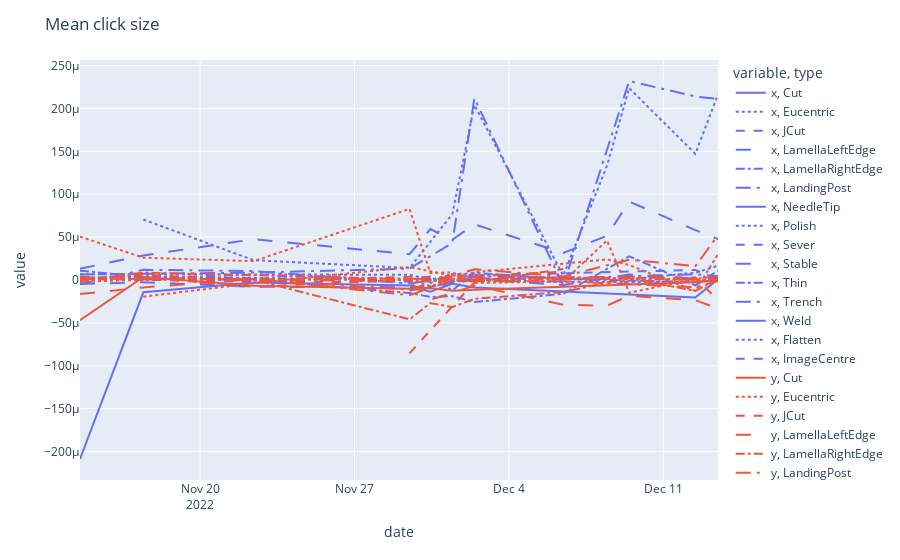

The code cell stored with this chart in its notebook:
### Code cell
# calculate the mean click size x and y for each date, stage
df_clicks["date"] = pd.to_datetime(df_clicks["date"])
df_clicks["stage"] = df_clicks["stage"].astype("category")
df_clicks_group = df_clicks.groupby(by=["date", "type"]).mean()
df_clicks_group = df_clicks_group.reset_index()

# fillna 0 for columns x and y
df_clicks_group[["x", "y"]] = df_clicks_group[["x", "y"]].fillna(0)

# plot the time series with a title
fig = px.line(df_clicks_group, x="date", y=["x", "y"], line_dash="type")
fig.update_layout(title="Mean click size")
fig.show()

### Figure 1 — Plotly figure (JSON) as saved in the notebook; plotly's stock layout.template omitted (floating-point values rounded to 4 significant figures)
{"data": [{"hovertemplate": "variable=x<br>type=Cut<br>date=%{x}<br>value=%{y}<extra></extra>", "legendgroup": "x, Cut", "line": {"color": "#636efa", "dash": "solid"}, "marker": {"symbol": "circle"}, "mode": "lines", "name": "x, Cut", "orientation": "v", "showlegend": true, "type": "scatter", "x": ["2022-11-14T13:20:47"], "xaxis": "x", "y": [-2.305e-06], "yaxis": "y"}, {"hovertemplate": "variable=x<br>type=Eucentric<br>date=%{x}<br>value=%{y}<extra></extra>", "legendgroup": "x, Eucentric", "line": {"color": "#636efa", "dash": "dot"}, "marker": {"symbol": "circle"}, "mode": "lines", "name": "x, Eucentric", "orientation": "v", "showlegend": true, "type": "scatter", "x": ["2022-11-14T13:20:47", "2022-11-17T10:16:36", "2022-11-22T10:17:06", "2022-11-29T11:53:16", "2022-11-30T10:29:04", "2022-12-01T10:25:29", "2022-12-02T10:28:08", "2022-12-06T11:07:08", "2022-12-08T10:44:14", "2022-12-09T10:51:59", "2022-12-12T10:51:07", "2022-12-13T11:29:39"], "xaxis": "x", "y": [6.674e-06, 6.52e-06, 6.05e-06, 6.158e-06, 2.074e-07, 6.583e-06, 6.169e-06, 2.498e-06, 1.619e-06, 9.745e-07, 8.467e-06, 1.658e-05], "yaxis": "y"}, {"hovertemplate": "variable=x<br>type=JCut<br>date=%{x}<br>value=%{y}<extra></extra>", "legendgroup": "x, JCut", "line": {"color": "#636efa", "dash": "dash"}, "marker": {"symbol": "circle"}, "mode": "lines", "name": "x, JCut", "orientation": "v", "showlegend": true, "type": "scatter", "x": ["2022-11-14T13:20:47", "2022-11-17T10:16:36", "2022-11-22T10:17:06", "2022-11-29T11:53:16", "2022-12-02T10:28:08", "2022-12-12T10:51:07", "2022-12-13T11:29:39"], "xaxis": "x", "y": [3.815e-06, 1.974e-06, 6.37e-06, -2.87e-07, 5.229e-06, 1.18e-05, 4.998e-07], "yaxis": "y"}, {"hovertemplate": "variable=x<br>type=LamellaLeftEdge<br>date=%{x}<br>value=%{y}<extra></extra>", "legendgroup": "x, LamellaLeftEdge", "line": {"color": "#636efa", "dash": "longdash"}, "marker": {"symbol": "circle"}, "mode": "lines", "name": "x, LamellaLeftEdge", "orientation": "v", "showlegend": true, "type": "scatter", "x": ["2022-11-14T13:20:47", "2022-11-17T10:16:36", "2022-11-22T10:17:06", "2022-11-29T11:53:16", "2022-11-30T10:29:04", "2022-12-01T10:25:29", "2022-12-02T10:28:08", "2022-12-06T11:07:08", "2022-12-09T10:51:59", "2022-12-12T10:51:07", "2022-12-13T11:29:39"], "xaxis": "x", "y": [-4.612e-06, -2.562e-06, -7.915e-06, -8.322e-06, -8.389e-06, -1.966e-06, 5.69e-07, -5.781e-06, 6.456e-06, 1.73e-06, 1.29e-06], "yaxis": "y"}, {"hovertemplate": "variable=x<br>type=LamellaRightEdge<br>date=%{x}<br>value=%{y}<extra></extra>", "legendgroup": "x, LamellaRightEdge", "line": {"color": "#636efa", "dash": "dashdot"}, "marker": {"symbol": "circle"}, "mode": "lines", "name": "x, LamellaRightEdge", "orientation": "v", "showlegend": true, "type": "scatter", "x": ["2022-11-14T13:20:47", "2022-11-17T10:16:36", "2022-11-22T10:17:06", "2022-11-29T11:53:16", "2022-11-30T10:29:04", "2022-12-01T10:25:29", "2022-12-02T10:28:08", "2022-12-06T11:07:08", "2022-12-09T10:51:59", "2022-12-12T10:51:07", "2022-12-13T11:29:39"], "xaxis": "x", "y": [1.095e-05, 3.55e-06, -1.183e-08, -1.512e-05, -1.97e-05, -1.888e-05, -2.569e-05, -1.611e-05, 2.77e-05, -6.219e-06, 1.085e-05], "yaxis": "y"}, {"hovertemplate": "variable=x<br>type=LandingPost<br>date=%{x}<br>value=%{y}<extra></extra>", "legendgroup": "x, LandingPost", "line": {"color": "#636efa", "dash": "longdashdot"}, "marker": {"symbol": "circle"}, "mode": "lines", "name": "x, LandingPost", "orientation": "v", "showlegend": true, "type": "scatter", "x": ["2022-11-14T13:20:47", "2022-11-17T10:16:36", "2022-11-22T10:17:06", "2022-11-29T11:53:16", "2022-12-01T10:25:29", "2022-12-02T10:28:08", "2022-12-06T11:07:08", "2022-12-12T10:51:07", "2022-12-13T11:29:39"], "xaxis": "x", "y": [-4.8e-06, 1.193e-05, 1.04e-05, -4.07e-06, 3.905e-06, 4.279e-06, 2.235e-06, 6.644e-06, 4.48e-06], "yaxis": "y"}, {"hovertemplate": "variable=x<br>type=NeedleTip<br>date=%{x}<br>value=%{y}<extra></extra>", "legendgroup": "x, NeedleTip", "line": {"color": "#636efa", "dash": "solid"}, "marker": {"symbol": "circle"}, "mode": "lines", "name": "x, NeedleTip", "orientation": "v", "showlegend": true, "type": "scatter", "x": ["2022-11-14T13:20:47", "2022-11-17T10:16:36", "2022-11-22T10:17:06", "2022-11-29T11:53:16", "2022-11-30T10:29:04", "2022-12-01T10:25:29", "2022-12-02T10:28:08", "2022-12-12T10:51:07", "2022-12-13T11:29:39"], "xaxis": "x", "y": [-0.0002087, -1.43e-05, -2.909e-06, -6.482e-06, -1.37e-05, -4.419e-06, -8.813e-06, -2.04e-05, 7.85e-07], "yaxis": "y"}, {"hovertemplate": "variable=x<br>type=Polish<br>date=%{x}<br>value=%{y}<extra></extra>", "legendgroup": "x, Polish", "line": {"color": "#636efa", "dash": "dot"}, "marker": {"symbol": "circle"}, "mode": "lines", "name": "x, Polish", "orientation": "v", "showlegend": true, "type": "scatter", "x": ["2022-11-14T13:20:47", "2022-11-17T10:16:36", "2022-11-29T11:53:16", "2022-11-30T10:29:04", "2022-12-01T10:25:29", "2022-12-02T10:28:08", "2022-12-06T11:07:08", "2022-12-12T10:51:07", "2022-12-13T11:29:39"], "xaxis": "x", "y": [2.62e-07, 4.25e-06, -5.304e-08, 6.2e-07, -1.454e-06, 7.98e-07, -2.138e-06, -2.42e-06, 3.3e-07], "yaxis": "y"}, {"hovertemplate": "variable=x<br>type=Sever<br>date=%{x}<br>value=%{y}<extra></extra>", "legendgroup": "x, Sever", "line": {"color": "#636efa", "dash": "dash"}, "marker": {"symbol": "circle"}, "mode": "lines", "name": "x, Sever", "orientation": "v", "showlegend": true, "type": "scatter", "x": ["2022-11-14T13:20:47", "2022-11-17T10:16:36", "2022-11-22T10:17:06", "2022-12-06T11:07:08"], "xaxis": "x", "y": [1.06e-06, 2.93e-07, -2.16e-06, -1.29e-06], "yaxis": "y"}, {"hovertemplate": "variable=x<br>type=Stable<br>date=%{x}<br>value=%{y}<extra></extra>", "legendgroup": "x, Stable", "line": {"color": "#636efa", "dash": "longdash"}, "marker": {"symbol": "circle"}, "mode": "lines", "name": "x, Stable", "orientation": "v", "showlegend": true, "type": "scatter", "x": ["2022-11-14T13:20:47", "2022-11-17T10:16:36", "2022-11-22T10:17:06", "2022-11-29T11:53:16", "2022-11-30T10:29:04", "2022-12-01T10:25:29", "2022-12-02T10:28:08", "2022-12-06T11:07:08", "2022-12-08T10:44:14", "2022-12-09T10:51:59", "2022-12-12T10:51:07", "2022-12-13T11:29:39"], "xaxis": "x", "y": [1.32e-05, 2.859e-05, 4.752e-05, 3.002e-05, 5.939e-05, 4.688e-05, 6.492e-05, 3.152e-05, 5.148e-05, 9.147e-05, 5.821e-05, 4.776e-05], "yaxis": "y"}, {"hovertemplate": "variable=x<br>type=Thin<br>date=%{x}<br>value=%{y}<extra></extra>", "legendgroup": "x, Thin", "line": {"color": "#636efa", "dash": "dashdot"}, "marker": {"symbol": "circle"}, "mode": "lines", "name": "x, Thin", "orientation": "v", "showlegend": true, "type": "scatter", "x": ["2022-11-14T13:20:47", "2022-11-17T10:16:36", "2022-11-29T11:53:16", "2022-11-30T10:29:04", "2022-12-01T10:25:29", "2022-12-02T10:28:08", "2022-12-06T11:07:08", "2022-12-12T10:51:07", "2022-12-13T11:29:39"], "xaxis": "x", "y": [1.434e-07, 3.512e-06, -2.506e-08, 3.96e-06, -1.209e-05, 8.321e-06, 1.237e-06, -2.42e-06, 3.3e-07], "yaxis": "y"}, {"hovertemplate": "variable=x<br>type=Trench<br>date=%{x}<br>value=%{y}<extra></extra>", "legendgroup": "x, Trench", "line": {"color": "#636efa", "dash": "longdashdot"}, "marker": {"symbol": "circle"}, "mode": "lines", "name": "x, Trench", "orientation": "v", "showlegend": true, "type": "scatter", "x": ["2022-11-14T13:20:47", "2022-11-22T10:17:06", "2022-11-29T11:53:16", "2022-12-01T10:25:29", "2022-12-02T10:28:08", "2022-12-06T11:07:08", "2022-12-09T10:51:59", "2022-12-12T10:51:07", "2022-12-13T11:29:39"], "xaxis": "x", "y": [6.508e-06, 8.67e-06, 1.325e-05, 4.313e-05, 0.000212, -6.32e-06, 0.000232, 0.000214, 0.000211], "yaxis": "y"}, {"hovertemplate": "variable=x<br>type=Weld<br>date=%{x}<br>value=%{y}<extra></extra>", "legendgroup": "x, Weld", "line": {"color": "#636efa", "dash": "solid"}, "marker": {"symbol": "circle"}, "mode": "lines", "name": "x, Weld", "orientation": "v", "showlegend": true, "type": "scatter", "x": ["2022-11-14T13:20:47"], "xaxis": "x", "y": [1.66e-06], "yaxis": "y"}, {"hovertemplate": "variable=x<br>type=Flatten<br>date=%{x}<br>value=%{y}<extra></extra>", "legendgroup": "x, Flatten", "line": {"color": "#636efa", "dash": "dot"}, "marker": {"symbol": "circle"}, "mode": "lines", "name": "x, Flatten", "orientation": "v", "showlegend": true, "type": "scatter", "x": ["2022-11-17T10:16:36", "2022-11-22T10:17:06", "2022-11-29T11:53:16", "2022-12-01T10:25:29", "2022-12-02T10:28:08", "2022-12-06T11:07:08", "2022-12-08T10:44:14", "2022-12-09T10:51:59", "2022-12-12T10:51:07", "2022-12-13T11:29:39"], "xaxis": "x", "y": [7.055e-05, 2.31e-05, 1.402e-05, 7.678e-05, 0.0002041, 5.053e-06, 0.0001332, 0.0002237, 0.000147, 0.0002163], "yaxis": "y"}, {"hovertemplate": "variable=x<br>type=ImageCentre<br>date=%{x}<br>value=%{y}<extra></extra>", "legendgroup": "x, ImageCentre", "line": {"color": "#636efa", "dash": "dash"}, "marker": {"symbol": "circle"}, "mode": "lines", "name": "x, ImageCentre", "orientation": "v", "showlegend": true, "type": "scatter", "x": ["2022-11-29T11:53:16", "2022-12-02T10:28:08", "2022-12-06T11:07:08"], "xaxis": "x", "y": [-1.237e-05, 1.909e-06, 9.32e-07], "yaxis": "y"}, {"hovertemplate": "variable=y<br>type=Cut<br>date=%{x}<br>value=%{y}<extra></extra>", "legendgroup": "y, Cut", "line": {"color": "#EF553B", "dash": "solid"}, "marker": {"symbol": "circle"}, "mode": "lines", "name": "y, Cut", "orientation": "v", "showlegend": true, "type": "scatter", "x": ["2022-11-14T13:20:47"], "xaxis": "x", "y": [-8.997e-06], "yaxis": "y"}, {"hovertemplate": "variable=y<br>type=Eucentric<br>date=%{x}<br>value=%{y}<extra></extra>", "legendgroup": "y, Eucentric", "line": {"color": "#EF553B", "dash": "dot"}, "marker": {"symbol": "circle"}, "mode": "lines", "name": "y, Eucentric", "orientation": "v", "showlegend": true, "type": "scatter", "x": ["2022-11-14T13:20:47", "2022-11-17T10:16:36", "2022-11-22T10:17:06", "2022-11-29T11:53:16", "2022-11-30T10:29:04", "2022-12-01T10:25:29", "2022-12-02T10:28:08", "2022-12-06T11:07:08", "2022-12-08T10:44:14", "2022-12-09T10:51:59", "2022-12-12T10:51:07", "2022-12-13T11:29:39"], "xaxis": "x", "y": [5.058e-05, 2.601e-05, 2.199e-05, 8.292e-05, 8.066e-06, 8.965e-06, -3.338e-06, -1.774e-06, 4.608e-05, -1.491e-05, 1.323e-06, 4.509e-06], "yaxis": "y"}, {"hovertemplate": "variable=y<br>type=JCut<br>date=%{x}<br>value=%{y}<extra></extra>", "legendgroup": "y, JCut", "line": {"color": "#EF553B", "dash": "dash"}, "marker": {"symbol": "circle"}, "mode": "lines", "name": "y, JCut", "orientation": "v", "showlegend": true, "type": "scatter", "x": ["2022-11-14T13:20:47", "2022-11-17T10:16:36", "2022-11-22T10:17:06", "2022-11-29T11:53:16", "2022-12-02T10:28:08", "2022-12-12T10:51:07", "2022-12-13T11:29:39"], "xaxis": "x", "y": [-1.375e-06, 6.467e-06, -1.486e-06, 3.85e-06, 8.648e-07, 2.94e-06, -2.348e-05], "yaxis": "y"}, {"hovertemplate": "variable=y<br>type=LamellaLeftEdge<br>date=%{x}<br>value=%{y}<extra></extra>", "legendgroup": "y, LamellaLeftEdge", "line": {"color": "#EF553B", "dash": "longdash"}, "marker": {"symbol": "circle"}, "mode": "lines", "name": "y, LamellaLeftEdge", "orientation": "v", "showlegend": true, "type": "scatter", "x": ["2022-11-14T13:20:47", "2022-11-17T10:16:36", "2022-11-22T10:17:06", "2022-11-29T11:53:16", "2022-11-30T10:29:04", "2022-12-01T10:25:29", "2022-12-02T10:28:08", "2022-12-06T11:07:08", "2022-12-09T10:51:59", "2022-12-12T10:51:07", "2022-12-13T11:29:39"], "xaxis": "x", "y": [1.239e-06, 2.563e-06, 1.224e-07, 1.697e-06, 3.5e-07, 1.124e-06, 3.391e-06, 3.062e-06, 4.004e-06, 6.97e-07, 3.89e-06], "yaxis": "y"}, {"hovertemplate": "variable=y<br>type=LamellaRightEdge<br>date=%{x}<br>value=%{y}<extra></extra>", "legendgroup": "y, LamellaRightEdge", "line": {"color": "#EF553B", "dash": "dashdot"}, "marker": {"symbol": "circle"}, "mode": "lines", "name": "y, LamellaRightEdge", "orientation": "v", "showlegend": true, "type": "scatter", "x": ["2022-11-14T13:20:47", "2022-11-17T10:16:36", "2022-11-22T10:17:06", "2022-11-29T11:53:16", "2022-11-30T10:29:04", "2022-12-01T10:25:29", "2022-12-02T10:28:08", "2022-12-06T11:07:08", "2022-12-09T10:51:59", "2022-12-12T10:51:07", "2022-12-13T11:29:39"], "xaxis": "x", "y": [1.347e-06, 9.835e-07, 1.897e-07, -4.589e-05, -2.688e-05, -3.157e-05, -2.196e-05, -1.391e-05, 2.303e-06, -1.276e-05, 1.665e-06], "yaxis": "y"}, {"hovertemplate": "variable=y<br>type=LandingPost<br>date=%{x}<br>value=%{y}<extra></extra>", "legendgroup": "y, LandingPost", "line": {"color": "#EF553B", "dash": "longdashdot"}, "marker": {"symbol": "circle"}, "mode": "lines", "name": "y, LandingPost", "orientation": "v", "showlegend": true, "type": "scatter", "x": ["2022-11-14T13:20:47", "2022-11-17T10:16:36", "2022-11-22T10:17:06", "2022-11-29T11:53:16", "2022-12-01T10:25:29", "2022-12-02T10:28:08", "2022-12-06T11:07:08", "2022-12-12T10:51:07", "2022-12-13T11:29:39"], "xaxis": "x", "y": [3.45e-06, 6.477e-07, 1.13e-06, -1.76e-05, -6.08e-07, -1.159e-06, -1.405e-06, -8.413e-06, -1.19e-06], "yaxis": "y"}, {"hovertemplate": "variable=y<br>type=NeedleTip<br>date=%{x}<br>value=%{y}<extra></extra>", "legendgroup": "y, NeedleTip", "line": {"color": "#EF553B", "dash": "solid"}, "marker": {"symbol": "circle"}, "mode": "lines", "name": "y, NeedleTip", "orientation": "v", "showlegend": true, "type": "scatter", "x": ["2022-11-14T13:20:47", "2022-11-17T10:16:36", "2022-11-22T10:17:06", "2022-11-29T11:53:16", "2022-11-30T10:29:04", "2022-12-01T10:25:29", "2022-12-02T10:28:08", "2022-12-12T10:51:07", "2022-12-13T11:29:39"], "xaxis": "x", "y": [-4.679e-05, 3.605e-06, -6.643e-06, -1.012e-05, -9.356e-06, -1.263e-05, -1.148e-05, -2.49e-06, -5.15e-08], "yaxis": "y"}, {"hovertemplate": "variable=y<br>type=Polish<br>date=%{x}<br>value=%{y}<extra></extra>", "legendgroup": "y, Polish", "line": {"color": "#EF553B", "dash": "dot"}, "marker": {"symbol": "circle"}, "mode": "lines", "name": "y, Polish", "orientation": "v", "showlegend": true, "type": "scatter", "x": ["2022-11-14T13:20:47", "2022-11-17T10:16:36", "2022-11-29T11:53:16", "2022-11-30T10:29:04", "2022-12-01T10:25:29", "2022-12-02T10:28:08", "2022-12-06T11:07:08", "2022-12-12T10:51:07", "2022-12-13T11:29:39"], "xaxis": "x", "y": [-2e-06, 2.86e-07, 3.677e-07, -7.055e-06, -3.115e-07, 3.14e-07, 1.185e-06, 4.8e-07, 7.82e-08], "yaxis": "y"}, {"hovertemplate": "variable=y<br>type=Sever<br>date=%{x}<br>value=%{y}<extra></extra>", "legendgroup": "y, Sever", "line": {"color": "#EF553B", "dash": "dash"}, "marker": {"symbol": "circle"}, "mode": "lines", "name": "y, Sever", "orientation": "v", "showlegend": true, "type": "scatter", "x": ["2022-11-14T13:20:47", "2022-11-17T10:16:36", "2022-11-22T10:17:06", "2022-12-06T11:07:08"], "xaxis": "x", "y": [2.2e-07, 2.77e-06, -7.953e-06, 9.73e-06], "yaxis": "y"}, {"hovertemplate": "variable=y<br>type=Stable<br>date=%{x}<br>value=%{y}<extra></extra>", "legendgroup": "y, Stable", "line": {"color": "#EF553B", "dash": "longdash"}, "marker": {"symbol": "circle"}, "mode": "lines", "name": "y, Stable", "orientation": "v", "showlegend": true, "type": "scatter", "x": ["2022-11-14T13:20:47", "2022-11-17T10:16:36", "2022-11-22T10:17:06", "2022-11-29T11:53:16", "2022-11-30T10:29:04", "2022-12-01T10:25:29", "2022-12-02T10:28:08", "2022-12-06T11:07:08", "2022-12-08T10:44:14", "2022-12-09T10:51:59", "2022-12-12T10:51:07", "2022-12-13T11:29:39"], "xaxis": "x", "y": [-1.63e-05, -8.686e-06, 1.045e-06, -1.902e-06, -2.293e-05, -1.541e-05, -6.22e-06, -2.892e-05, -2.989e-05, -1.828e-05, -2.36e-05, -3.298e-05], "yaxis": "y"}, {"hovertemplate": "variable=y<br>type=Thin<br>date=%{x}<br>value=%{y}<extra></extra>", "legendgroup": "y, Thin", "line": {"color": "#EF553B", "dash": "dashdot"}, "marker": {"symbol": "circle"}, "mode": "lines", "name": "y, Thin", "orientation": "v", "showlegend": true, "type": "scatter", "x": ["2022-11-14T13:20:47", "2022-11-17T10:16:36", "2022-11-29T11:53:16", "2022-11-30T10:29:04", "2022-12-01T10:25:29", "2022-12-02T10:28:08", "2022-12-06T11:07:08", "2022-12-12T10:51:07", "2022-12-13T11:29:39"], "xaxis": "x", "y": [-6.943e-07, 8.646e-06, 1.297e-06, -1.163e-06, -1.155e-06, 5.723e-07, 3.036e-06, 4.8e-07, 7.82e-08], "yaxis": "y"}, {"hovertemplate": "variable=y<br>type=Trench<br>date=%{x}<br>value=%{y}<extra></extra>", "legendgroup": "y, Trench", "line": {"color": "#EF553B", "dash": "longdashdot"}, "marker": {"symbol": "circle"}, "mode": "lines", "name": "y, Trench", "orientation": "v", "showlegend": true, "type": "scatter", "x": ["2022-11-14T13:20:47", "2022-11-22T10:17:06", "2022-11-29T11:53:16", "2022-12-01T10:25:29", "2022-12-02T10:28:08", "2022-12-06T11:07:08", "2022-12-09T10:51:59", "2022-12-12T10:51:07", "2022-12-13T11:29:39"], "xaxis": "x", "y": [1.61e-06, 5.36e-07, -1.12e-05, 4.806e-06, 1.26e-05, 4.23e-06, 2.37e-05, 1.61e-05, 5.23e-05], "yaxis": "y"}, {"hovertemplate": "variable=y<br>type=Weld<br>date=%{x}<br>value=%{y}<extra></extra>", "legendgroup": "y, Weld", "line": {"color": "#EF553B", "dash": "solid"}, "marker": {"symbol": "circle"}, "mode": "lines", "name": "y, Weld", "orientation": "v", "showlegend": true, "type": "scatter", "x": ["2022-11-14T13:20:47"], "xaxis": "x", "y": [-1.31e-05], "yaxis": "y"}, {"hovertemplate": "variable=y<br>type=Flatten<br>date=%{x}<br>value=%{y}<extra></extra>", "legendgroup": "y, Flatten", "line": {"color": "#EF553B", "dash": "dot"}, "marker": {"symbol": "circle"}, "mode": "lines", "name": "y, Flatten", "orientation": "v", "showlegend": true, "type": "scatter", "x": ["2022-11-17T10:16:36", "2022-11-22T10:17:06", "2022-11-29T11:53:16", "2022-12-01T10:25:29", "2022-12-02T10:28:08", "2022-12-06T11:07:08", "2022-12-08T10:44:14", "2022-12-09T10:51:59", "2022-12-12T10:51:07", "2022-12-13T11:29:39"], "xaxis": "x", "y": [-1.939e-05, -3.765e-06, 1.506e-05, 4.992e-06, 8.904e-06, 1.958e-05, 2.401e-05, 1.746e-05, -1.28e-05, 3.02e-05], "yaxis": "y"}, {"hovertemplate": "variable=y<br>type=ImageCentre<br>date=%{x}<br>value=%{y}<extra></extra>", "legendgroup": "y, ImageCentre", "line": {"color": "#EF553B", "dash": "dash"}, "marker": {"symbol": "circle"}, "mode": "lines", "name": "y, ImageCentre", "orientation": "v", "showlegend": true, "type": "scatter", "x": ["2022-11-29T11:53:16", "2022-12-02T10:28:08", "2022-12-06T11:07:08"], "xaxis": "x", "y": [-8.534e-05, -2.675e-06, 1.275e-05], "yaxis": "y"}], "layout": {"legend": {"title": {"text": "variable, type"}, "tracegroupgap": 0}, "margin": {"t": 60}, "title": {"text": "Mean click size"}, "xaxis": {"anchor": "y", "domain": [0, 1], "title": {"text": "date"}}, "yaxis": {"anchor": "x", "domain": [0, 1], "title": {"text": "value"}}}}
